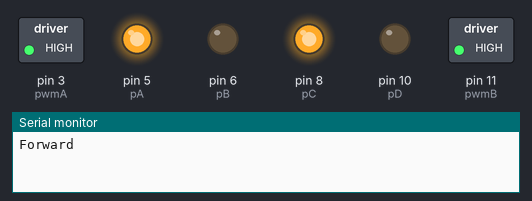
Bench run of a sketch on a simulated Arduino Uno, built with avr-gcc and run on an emulated ATmega328P. Shown: switched loads named in the sketch (green lamp = pin HIGH), output pins drawn as LEDs (lit = HIGH), the last lines printed to the serial monitor.

Above: at 5.0 s.
At 10.2 s:
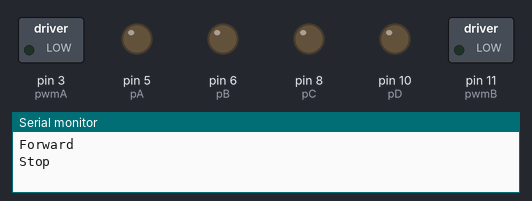
At 15.5 s:
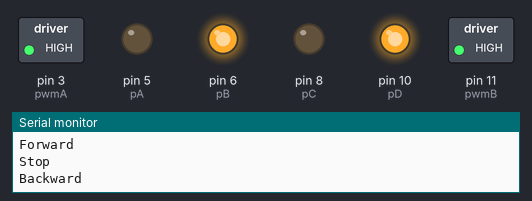
Timing chart, 0 to 27.4 s (numbered marks = the images above):
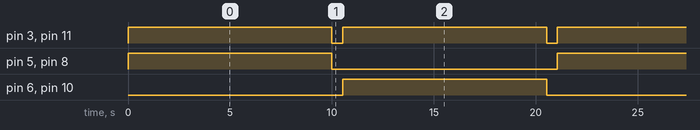

The sketch:

tank.ino
```cpp
int pwmA = 3;
int pwmB = 11;
int pA = 5;
int pB = 6;
int pC = 8;
int pD = 10;
int MOTOR_POW = 255;

void setup() {
  Serial.begin(9600);
  pinMode(pwmA, OUTPUT);
  pinMode(pwmB, OUTPUT);
  pinMode(pA, OUTPUT);
  pinMode(pB, OUTPUT);
  pinMode(pC, OUTPUT);
  pinMode(pD, OUTPUT);
}

void loop() {
 Serial.println("Forward");
  moveForwardLeftTrack();
  moveForwardRightTrack();
  delay(10000);
  Serial.println("Stop");
  stopMove();
  delay(500);
  Serial.println("Backward");
  moveBackwardLeftTrack();
  moveBackwardRightTrack();
  delay(10000);
  Serial.println("Stop");
  stopMove();
  delay(500);
}

void moveForwardLeftTrack(){
  analogWrite(pwmA, MOTOR_POW);
  digitalWrite(pA, 1);
  digitalWrite(pB, 0);
}

void moveBackwardLeftTrack(){
  analogWrite(pwmA, MOTOR_POW);
  digitalWrite(pA, 0);
  digitalWrite(pB, 1);
}

void moveForwardRightTrack(){
  analogWrite(pwmB, MOTOR_POW);
  digitalWrite(pC, 1);
  digitalWrite(pD, 0);
}

void moveBackwardRightTrack(){
  analogWrite(pwmB, MOTOR_POW);
  digitalWrite(pC, 0);
  digitalWrite(pD, 1);
}

void stopMove(){
  analogWrite(pwmA, 0);
  analogWrite(pwmB, 0);
  digitalWrite(pA, 0);
  digitalWrite(pB, 0);
  digitalWrite(pC, 0);
  digitalWrite(pD, 0);
  delay(25);
}
```

Measured:
- by itself, pin 3 (pwmA), pin 11 (pwmB): alternates HIGH for 10.0 s and LOW for 0.53 s
- by itself, pin 5 (pA), pin 6 (pB), pin 8 (pC), pin 10 (pD): alternates HIGH for 10.0 s and LOW for 11.1 s
- by itself, everything shown: repeats every 21.1 s, in 4 steps
